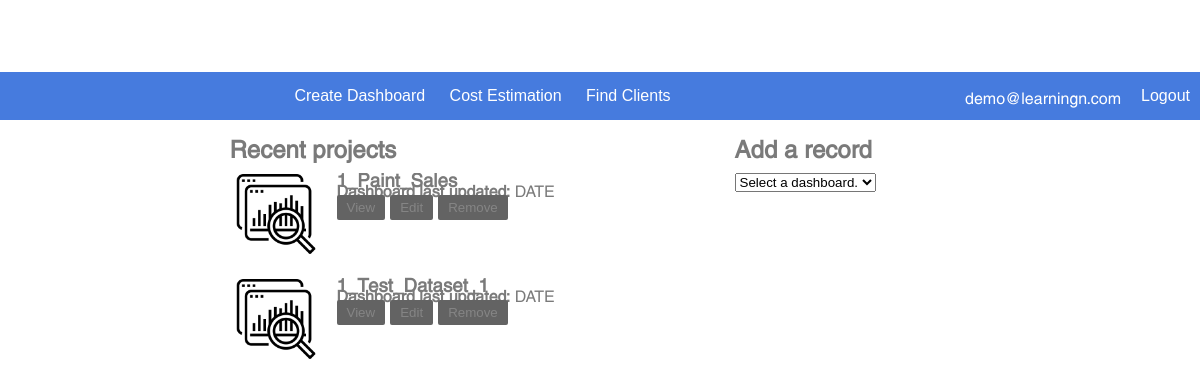
The page /home (signed in) on the database as committed earlier.
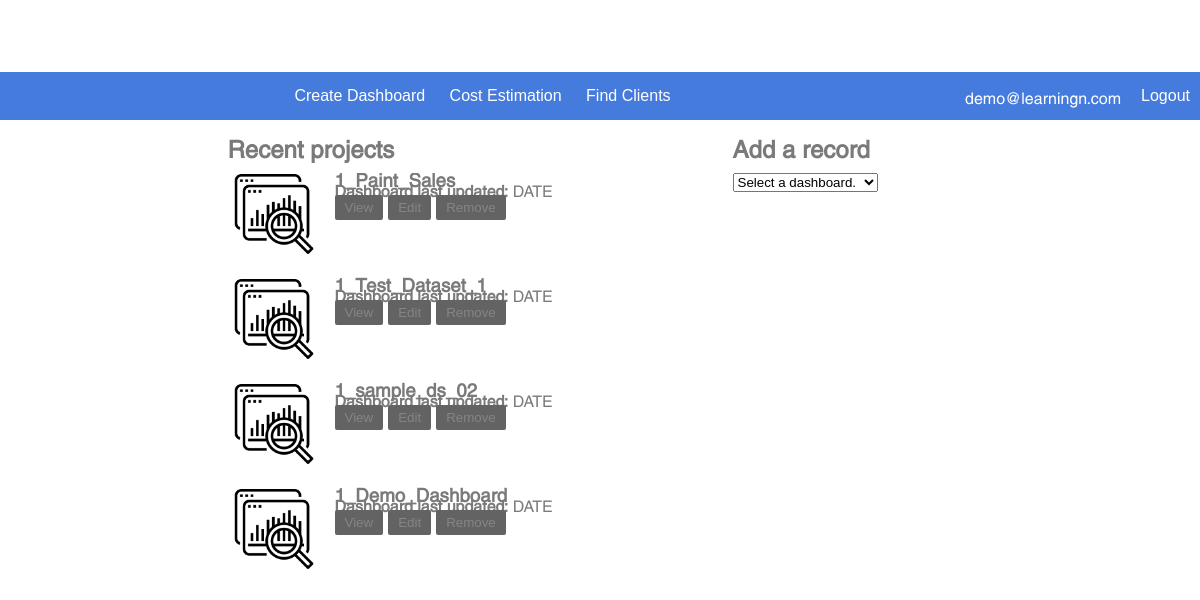
The same page on the database as committed later.
### app.py (models this page shows, shortened)
class UserTables(db.Model):
    user_id = db.Column(db.Integer, db.ForeignKey(UserLogin.user_id))
    table_id = db.Column(db.Integer, primary_key=True, autoincrement=True)
    table_name = db.Column(db.String(100))
    data = db.Column(db.JSON)
    col_mapping = db.Column(db.JSON)

### app.py (the view, shortened to what this page needs)
@app.route('/home', methods=["GET", "POST"])
def home():
    user_info = session.get("account")
    user_datasets = UserTables.query.filter_by(user_id=user_info["user_id"]).all()
    if len(user_datasets) > 0:
        user_tables = [table.table_name for table in user_datasets]
        return render_template('home.html', user=user_info, projects=user_tables)
    return render_template('home.html', user=user_info, projects=None)

### templates/home.html (shortened to what this page needs)
{% extends 'base.html' %}
{% block head %}
    <link rel="stylesheet" href="{{ url_for("static", filename="css/home.css") }}">
{% endblock %}
{% block navbar %}
    <div class="center-navbar">
        <a href="/data-import"><button class="navbar-buttons">Create Dashboard</button></a>
        <a href="#"><button class="navbar-buttons">Cost Estimation</button></a>
        <a href="#"><button class="navbar-buttons">Find Clients</button></a>
    </div>
    <div class="right-navbar">
        <span>{{ user["email"] }}</span>
        <a href="/"><button class="navbar-buttons logout-btn">Logout</button></a>
    </div>
{% endblock %}
{% block content %}
    <div class="projects-container">
        <h2>Recent projects</h2>
        <form class="project-thumbnail-form" method="post">
            {% if projects %}
                {% for project in projects %}
                    <div class="thumbnail-container">
                        <button class="thumbnail-btn" type="submit" name="project_button" value="{{ project }}">
                            <img src="{{ url_for("static", filename="site_images/project_thumbnail.png") }}" alt="submit" width="80px"/>
                        </button>
                        <div class="project-details-container">
                            <h3 class="thumbnail-label">{{ project }}</h3>
                            <h4 class="detail-rows">Dashboard last updated: <span class="project-load-date">DATE</span></h4>
                            <div class="main-action-btns">
                                <button class="project-options view-btn">View</button>
                                <button class="project-options edit-btn">Edit</button>
                                <button class="project-options remove-btn">Remove</button>
                            </div>
                        </div>
                    </div>
                {% endfor %}
            {% endif %}
        </form>
    </div>
    <div class="quick-data-add-container">
        <h2>Add a record</h2>
        <form action="">
            <select name="" id="">
                <option value="none">Select a dashboard.</option>
            </select>
        </form>
    </div>
{% endblock %}

### templates/base.html (shortened to what this page needs)
<!DOCTYPE html>
<html lang="en">
<head>
    <link rel="stylesheet" href="{{ url_for("static", filename="css/base.css") }}">
    {% block head %}
    {% endblock %}
</head>
<body>
<div class="header">
    <div class="logo-container">
    </div>
    <nav class="navbar">
        {% block navbar %}
        {% endblock %}
    </nav>
</div>
<div class="content">
    {% block content %}
    {% endblock %}
</div>
</body>
</html>

### static/css/base.css (style rules this page uses)
html, body { height: 100vh; width: 100vw; margin: 0; font-family: Swansea, sans-serif; }
.header { display: flex; flex-direction: column; width: 100vw; height: 15vh; }
.logo-container { height: 9vh; }
.navbar { display: flex; width: 100vw; height: 6vh; background-color: #467BDE; align-items: center; justify-content: end; color: white; }
.navbar-buttons { height: 6vh; font-size: 16px; background-color: transparent; color: white; border: none; cursor:pointer; padding-left: 10px; padding-right: 10px; }
.logout-btn { margin-left: 10px; }
.content { display: flex; width: 100vw; height: 85vh; color: #7a7a7a; }

### static/css/home.css (style rules this page uses)
.navbar { display: flex; width: 100vw; height: 6vh; justify-content: space-between; }
.right-navbar { display: flex; justify-content: end; align-items: center; }
.content { justify-content: center; width: 90vw; }
.projects-container { display: flex; flex-direction: column; padding-left: 25px; }
.quick-data-add-container { display: flex; flex-direction: column; padding-left: 25px; }
.project-thumbnail-form { display: flex; flex-direction: column; width: 40vw; height: 60vh; overflow-y: scroll; }
.thumbnail-container { display: flex; margin-bottom: 20px; }
.project-details-container { display: flex; flex-direction: column; margin-left: 15px; }
.detail-rows { margin: 0; padding: 0; }
.project-load-date { font-weight: lighter; }
.thumbnail-label { padding: 0; margin: 0 0 2px 0; }
.thumbnail-btn { background-color: white; border: none; }
.main-action-btns { display: flex; width: 100%; margin-top: 2px; }
.project-options { margin-right: 5px; border: none; padding: 5px 10px 5px 10px; border-radius: 2px; background-color: #636363; color: #858585; }

Rows that differ between the two databases and show on the page:
added UserTables: table_name "1_sample_ds_02"
added UserTables: table_name "1_Demo_Dashboard"
